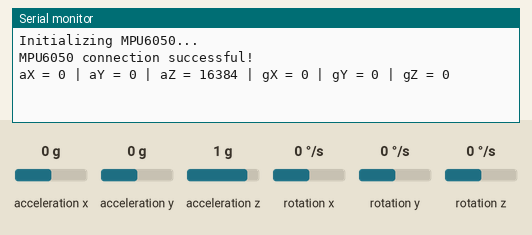
Simulated run of this sketch. Board: Arduino Uno, built with avr-gcc and run on an emulated ATmega328P. Parts: the last lines printed to the serial monitor. Inputs (shaded band) come from the test bench; at power-on: acceleration x 0 g, acceleration y 0 g, acceleration z 1 g, rotation x 0 °/s, rotation y 0 °/s, rotation z 0 °/s.

Above: at 1.2 s.
1.3 s: acceleration x set to -1.4 g
7.3 s: acceleration y set to -1.4 g
At 11.2 s:
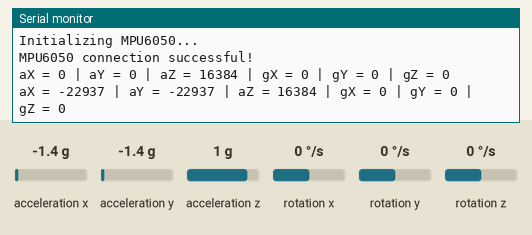
13.3 s: acceleration z set to -1.4 g
19.3 s: rotation x set to -192 °/s
At 21.5 s:
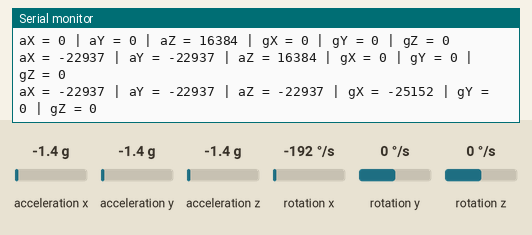
30.1 s: rotation y set to -192 °/s
At 30.7 s:
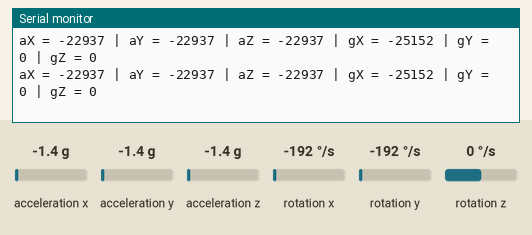

The sketch:

MPU-6050.ino
```cpp
#include <Wire.h>
#include <MPU6050.h>

MPU6050 mpu;

void setup() {
  Serial.begin(9600);
  Wire.begin();

  Serial.println("Initializing MPU6050...");
  mpu.initialize();

  // Check connection
  if (mpu.testConnection()) {
    Serial.println("MPU6050 connection successful!");
  } else {
    Serial.println("MPU6050 connection failed!");
    while (1);
  }
}

void loop() {
  int16_t ax, ay, az;
  int16_t gx, gy, gz;

  // Accelerometer aur Gyro values lena
  mpu.getMotion6(&ax, &ay, &az, &gx, &gy, &gz);

  Serial.print("aX = "); Serial.print(ax);
  Serial.print(" | aY = "); Serial.print(ay);
  Serial.print(" | aZ = "); Serial.print(az);

  Serial.print(" | gX = "); Serial.print(gx);
  Serial.print(" | gY = "); Serial.print(gy);
  Serial.print(" | gZ = "); Serial.println(gz);

  delay(10000);
}
```

Measured:
- after the input at 7.3 s, the serial monitor: prints a new line after 2.8 s (image 1)
- after the input at 19.3 s, the serial monitor: prints a new line after 0.76 s (image 2)
